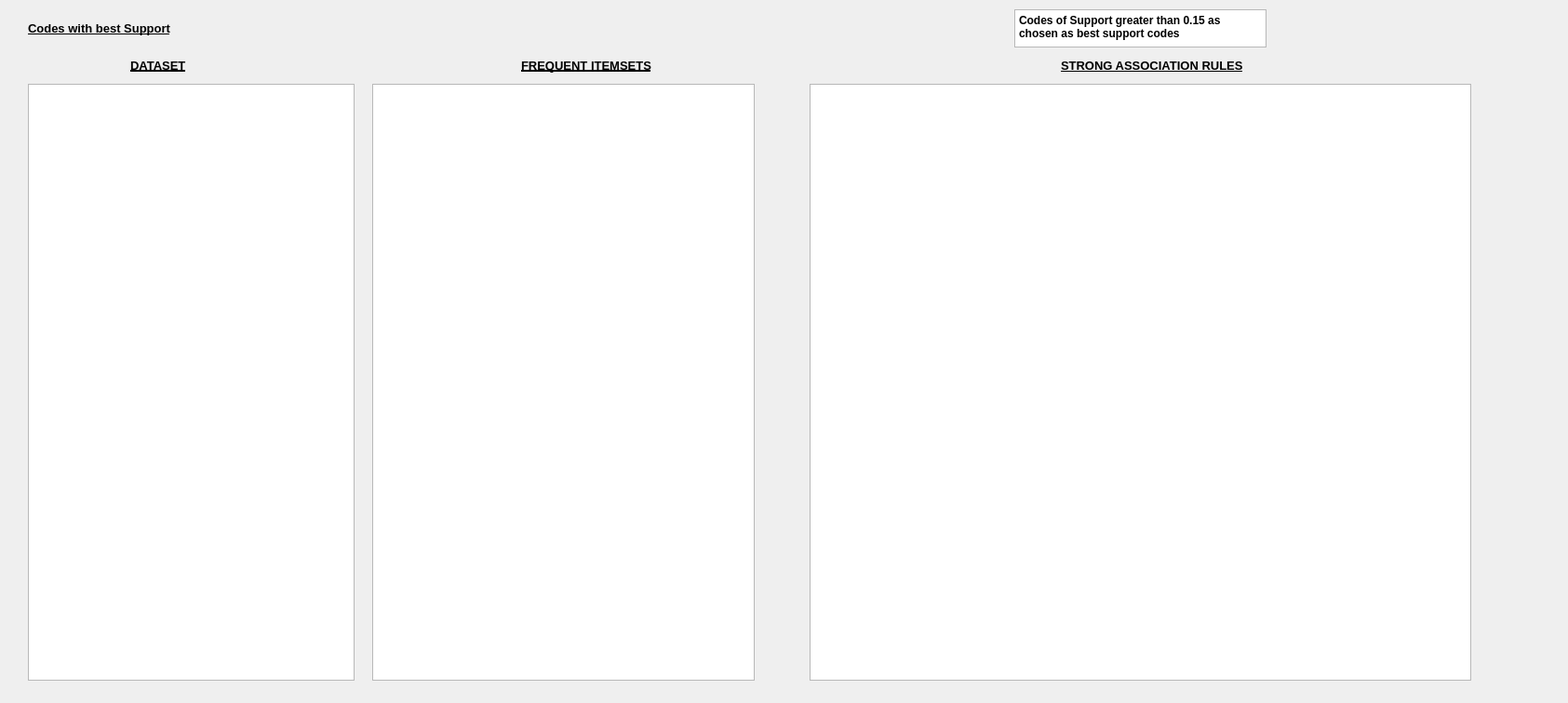
<?xml version="1.0" encoding="UTF-8"?>
<ui version="4.0">
 <class>mba</class>
 <widget class="QDialog" name="mba">
  <property name="geometry">
   <rect>
    <x>0</x>
    <y>0</y>
    <width>1685</width>
    <height>755</height>
   </rect>
  </property>
  <property name="windowTitle">
   <string>Market Basket Analysis</string>
  </property>
  <property name="windowIcon">
   <iconset>
    <normaloff>../Pics/Electronics.ico</normaloff>../Pics/Electronics.ico</iconset>
  </property>
  <widget class="QTableWidget" name="tablemba">
   <property name="geometry">
    <rect>
     <x>30</x>
     <y>90</y>
     <width>351</width>
     <height>641</height>
    </rect>
   </property>
  </widget>
  <widget class="QTableWidget" name="tablecombinations">
   <property name="geometry">
    <rect>
     <x>400</x>
     <y>90</y>
     <width>411</width>
     <height>641</height>
    </rect>
   </property>
  </widget>
  <widget class="QLabel" name="lblini">
   <property name="geometry">
    <rect>
     <x>250</x>
     <y>20</y>
     <width>1331</width>
     <height>21</height>
    </rect>
   </property>
   <property name="text">
    <string/>
   </property>
  </widget>
  <widget class="QLabel" name="label">
   <property name="geometry">
    <rect>
     <x>30</x>
     <y>20</y>
     <width>231</width>
     <height>21</height>
    </rect>
   </property>
   <property name="font">
    <font>
     <pointsize>10</pointsize>
     <weight>75</weight>
     <bold>true</bold>
     <underline>true</underline>
    </font>
   </property>
   <property name="text">
    <string>Codes with best Support</string>
   </property>
  </widget>
  <widget class="QLabel" name="lblini2">
   <property name="geometry">
    <rect>
     <x>140</x>
     <y>60</y>
     <width>101</width>
     <height>20</height>
    </rect>
   </property>
   <property name="font">
    <font>
     <pointsize>10</pointsize>
     <weight>75</weight>
     <bold>true</bold>
     <underline>true</underline>
    </font>
   </property>
   <property name="text">
    <string>DATASET</string>
   </property>
  </widget>
  <widget class="QTableWidget" name="tablefinal">
   <property name="geometry">
    <rect>
     <x>870</x>
     <y>90</y>
     <width>711</width>
     <height>641</height>
    </rect>
   </property>
  </widget>
  <widget class="QLabel" name="label_2">
   <property name="geometry">
    <rect>
     <x>560</x>
     <y>60</y>
     <width>201</width>
     <height>20</height>
    </rect>
   </property>
   <property name="font">
    <font>
     <pointsize>10</pointsize>
     <weight>75</weight>
     <bold>true</bold>
     <underline>true</underline>
    </font>
   </property>
   <property name="text">
    <string>FREQUENT ITEMSETS</string>
   </property>
  </widget>
  <widget class="QLabel" name="label_3">
   <property name="geometry">
    <rect>
     <x>1140</x>
     <y>60</y>
     <width>281</width>
     <height>21</height>
    </rect>
   </property>
   <property name="font">
    <font>
     <pointsize>10</pointsize>
     <weight>75</weight>
     <bold>true</bold>
     <underline>true</underline>
    </font>
   </property>
   <property name="text">
    <string>STRONG ASSOCIATION RULES</string>
   </property>
  </widget>
  <widget class="QPlainTextEdit" name="plainTextEdit">
   <property name="geometry">
    <rect>
     <x>1090</x>
     <y>10</y>
     <width>271</width>
     <height>41</height>
    </rect>
   </property>
   <property name="font">
    <font>
     <weight>75</weight>
     <bold>true</bold>
    </font>
   </property>
   <property name="plainText">
    <string>Codes of Support greater than 0.15 as chosen as best support codes</string>
   </property>
  </widget>
 </widget>
 <resources/>
 <connections/>
</ui>
